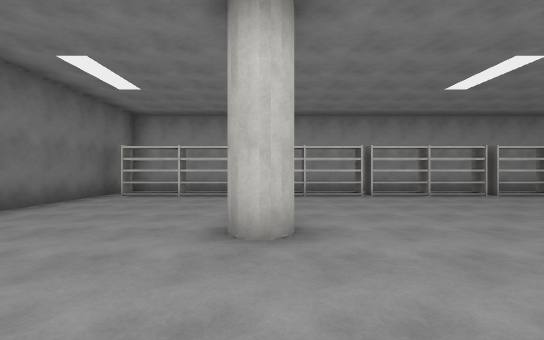
view 1 (above)

17 first-person views from a walk through a scene from a Unity 3-D project. The camera is 1.4 m above the floor, looks level and sees 90° across. The floor is counted in squares, 2.06 m on a side. Each view is taken from the middle of a square. On the plan, view 1 faces up. The plan holds only what a view shows up to about 9 squares ahead; the rest is blank. The place goes on beyond the plan. The player character is not drawn. Surface patterns are stand-ins for the level's own textures.

view 2
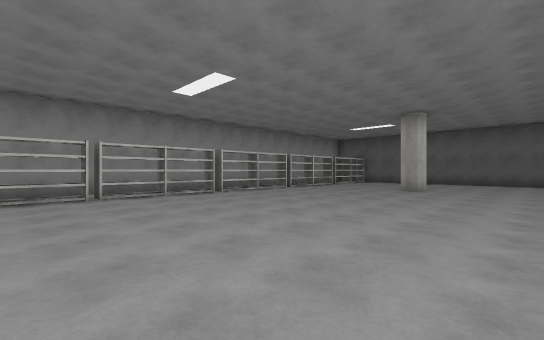

view 3
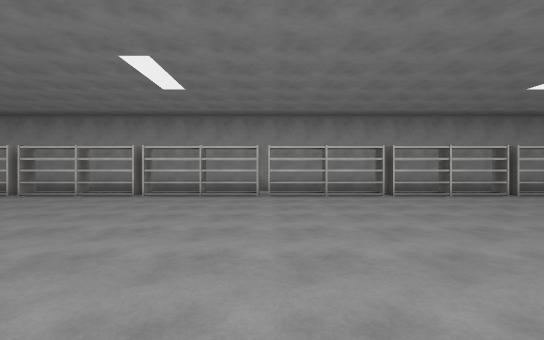

view 4
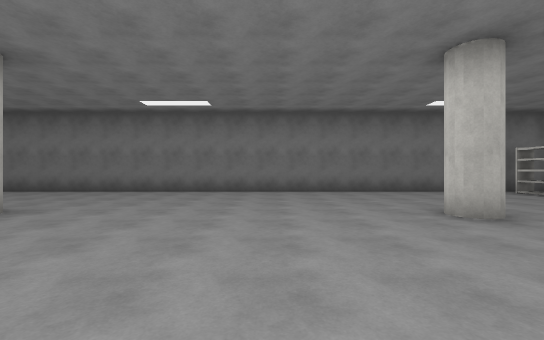

view 5
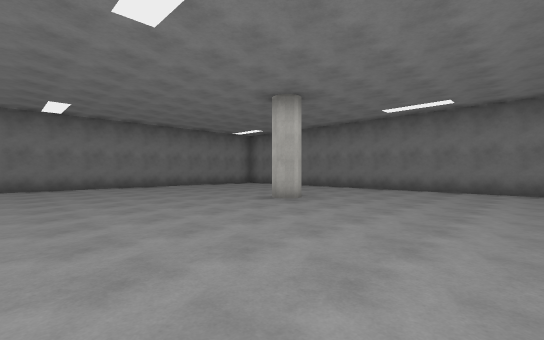

view 6
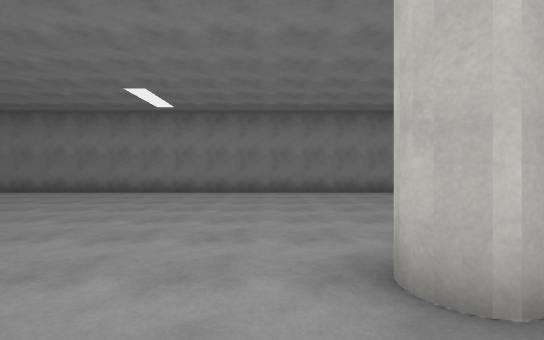

view 7
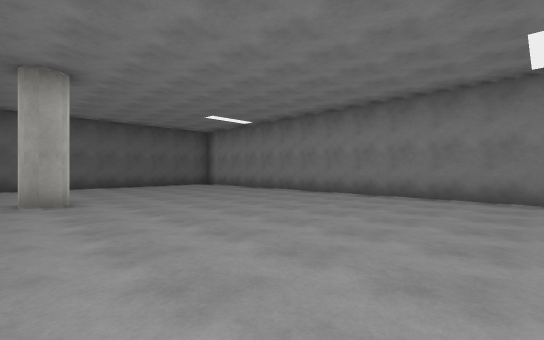

view 8
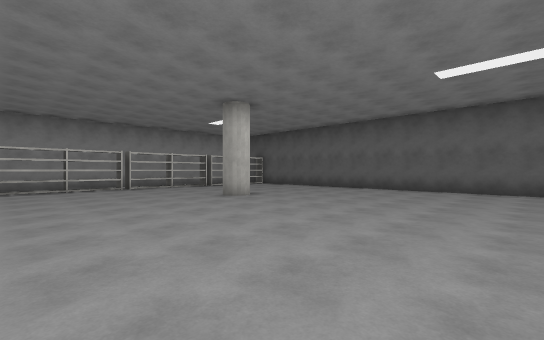

view 9
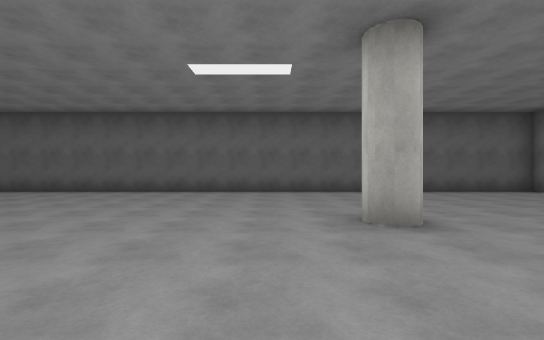

view 10
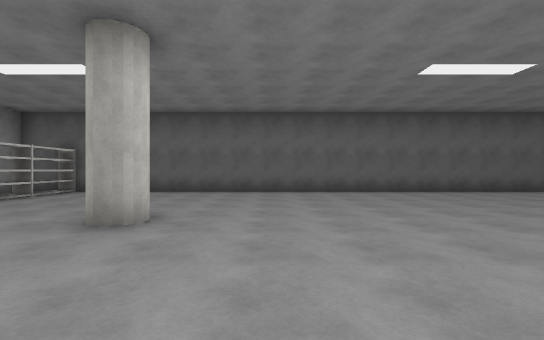

view 11
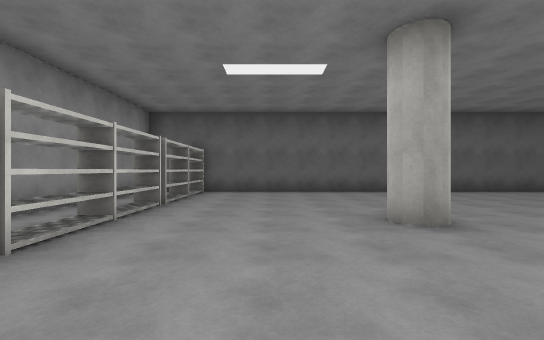

view 12
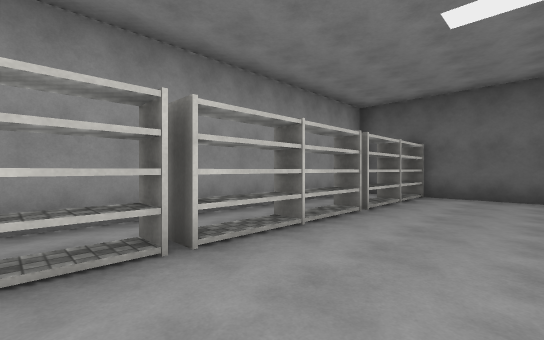

view 13
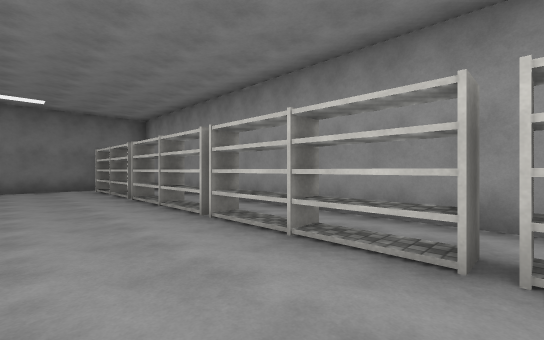

view 14
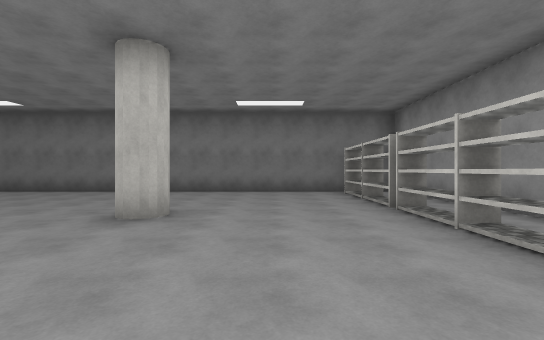

view 15
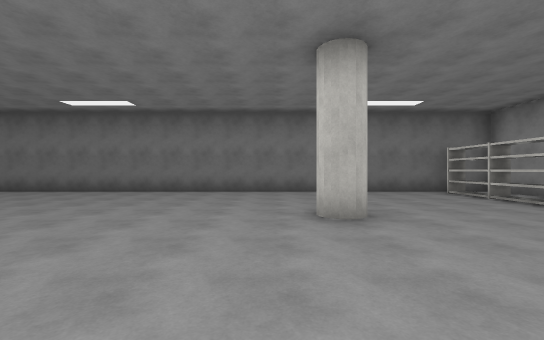

view 16
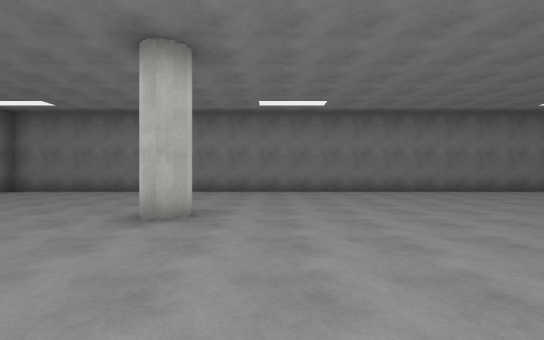

view 17
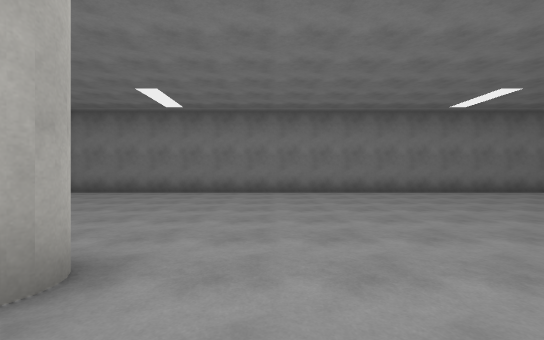

### Floor plan
Points are (right, up) in squares from view 1. A wall is a line through its corners. A room is listed if a view was taken in it or the views show most of it. See-through windows are left out.
Room 1 (views 1, 2, 3, 4, 5, 6, 7, 8, 9, 10, 11, 12, 13, 14, 15, 16, 17)
walls: (15.5, -11.2) (15.5, 8.8) (-4.5, 8.8) (-4.5, -11.2) (15.5, -11.2)
objects: shelf (-4, 7) to (-1, 8); shelf (-1, 7) to (2, 8); shelf (3, 7) to (6, 8); shelf (6, 7) to (8, 8); shelf (9, 7) to (12, 8); shelf (12, 7) to (15, 8)

Positions as (right, up) in squares from view 1, and headings:
1: (0, 0), facing up
2: (1, 0), facing up-right
3: (6, 0), facing up
4: (4, 0), facing left
5: (5, 0), facing down-left
6: (1, -3), facing down
7: (4, -4), facing down-right
8: (6, -3), facing up-right
9: (7, -3), facing right
10: (7, 1), facing right
11: (7, 5), facing right
12: (8, 5), facing up-right
13: (6, 5), facing up-left
14: (4, 5), facing left
15: (4, 2), facing left
16: (4, -3), facing left
17: (9, -3), facing down
